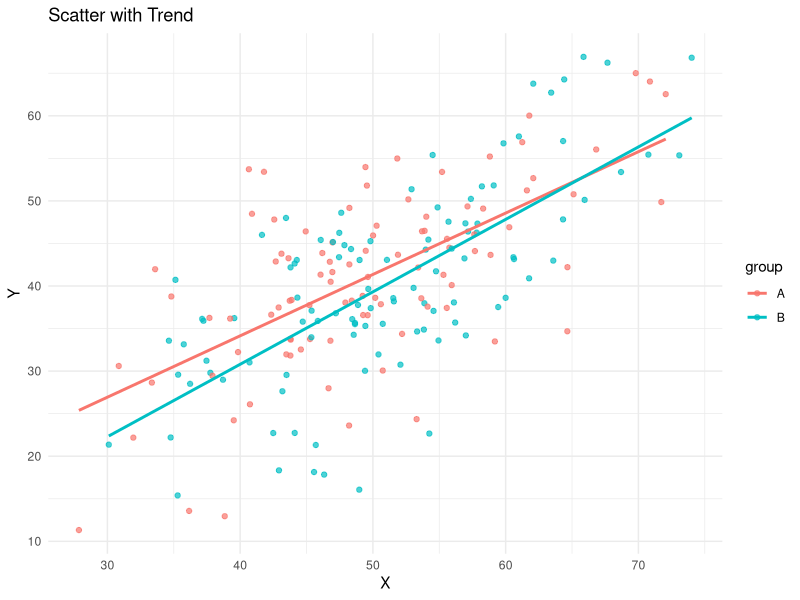
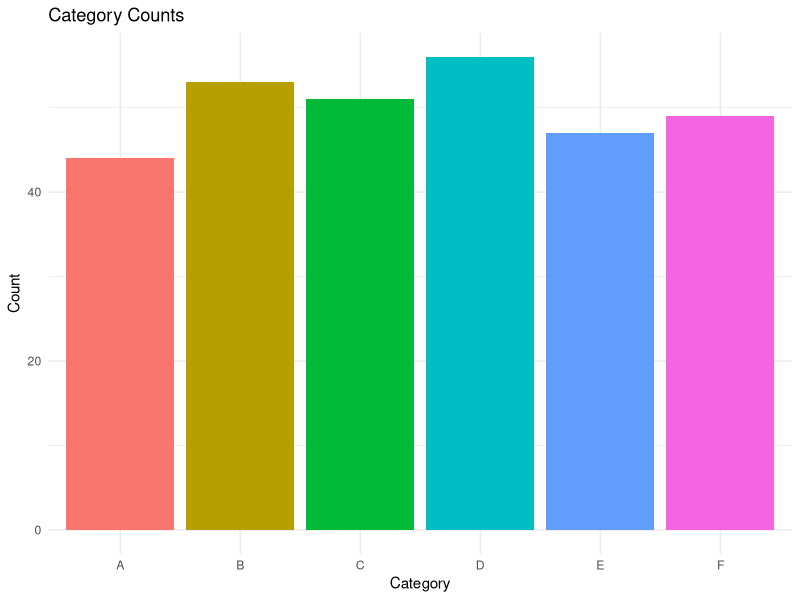
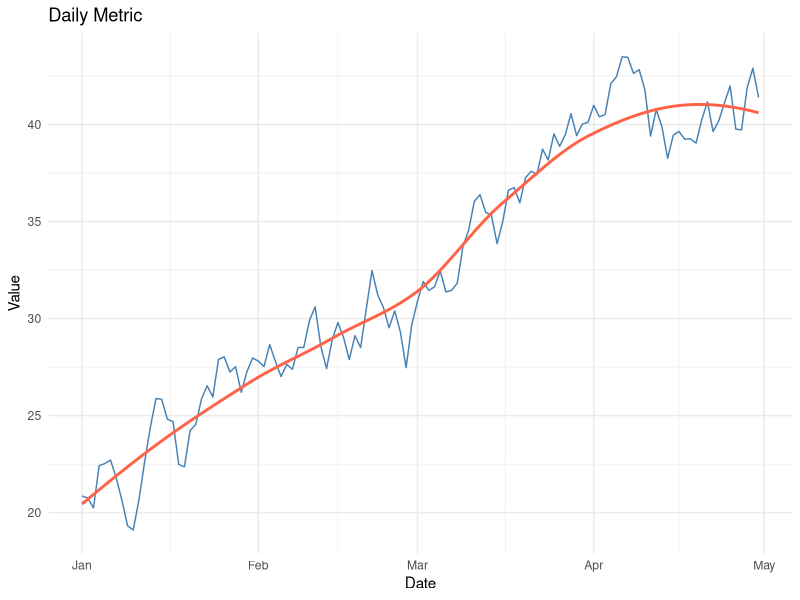
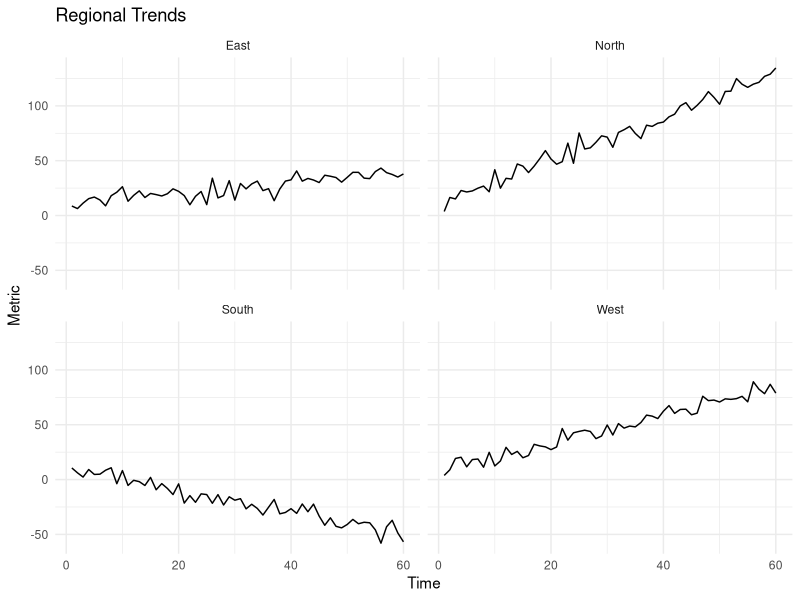

These figures' R source, in order:
# Visualization Demo using tidyverse (Week 4)
# Generates a few common charts and saves them to PNG files

library(tidyverse)

# 1) Scatter plot with regression line
set.seed(1)
scatter_df <- tibble(
  x = rnorm(200, mean = 50, sd = 10),
  y = 0.8 * x + rnorm(200, sd = 8),
  group = sample(c("A", "B"), 200, replace = TRUE)
)

p_scatter <- ggplot(scatter_df, aes(x = x, y = y, color = group)) +
  geom_point(alpha = 0.7) +
  geom_smooth(method = "lm", se = FALSE) +
  labs(title = "Scatter with Trend", x = "X", y = "Y") +
  theme_minimal()

ggsave("viz_scatter.png", p_scatter, width = 8, height = 6)

# 2) Bar chart (categorical counts)
bar_df <- tibble(
  category = sample(LETTERS[1:6], 300, replace = TRUE)
) %>%
  count(category)

p_bar <- ggplot(bar_df, aes(x = category, y = n, fill = category)) +
  geom_col() +
  labs(title = "Category Counts", x = "Category", y = "Count") +
  theme_minimal() +
  theme(legend.position = "none")

ggsave("viz_bar.png", p_bar, width = 8, height = 6)

# 3) Line chart (time series)
line_df <- tibble(
  date = seq.Date(as.Date("2025-01-01"), by = "day", length.out = 120),
  value = cumsum(rnorm(120, mean = 0.2, sd = 1)) + 20
)

p_line <- ggplot(line_df, aes(x = date, y = value)) +
  geom_line(color = "steelblue") +
  geom_smooth(method = "loess", se = FALSE, color = "tomato") +
  labs(title = "Daily Metric", x = "Date", y = "Value") +
  theme_minimal()

ggsave("viz_line.png", p_line, width = 9, height = 5)

# 4) Faceted small multiples
facet_df <- tibble(
  grp = rep(c("North", "South", "East", "West"), each = 60),
  t = rep(1:60, times = 4),
  metric = 10 + rep(c(2, -1, 0.5, 1.2), each = 60) * t + rnorm(240, sd = 5)
)

p_facet <- ggplot(facet_df, aes(x = t, y = metric)) +
  geom_line() +
  facet_wrap(~ grp, ncol = 2) +
  labs(title = "Regional Trends", x = "Time", y = "Metric") +
  theme_minimal()

ggsave("viz_facets.png", p_facet, width = 10, height = 6)

cat("Saved plots: viz_scatter.png, viz_bar.png, viz_line.png, viz_facets.png\n")
